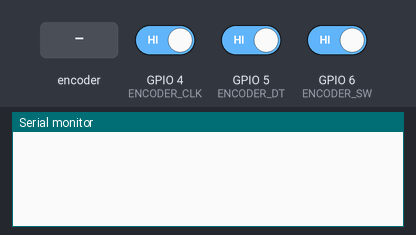
Simulated run of this sketch. Board: ESP32-S3. Shown: the last lines printed to the serial monitor. Inputs (shaded band) come from the test bench; at power-on: GPIO 6 (ENCODER_SW) HIGH, GPIO 4 (ENCODER_CLK) HIGH, GPIO 5 (ENCODER_DT) HIGH.

Above: at 1.2 s.
1.3 s: rotary encoder on GPIO 4 (ENCODER_CLK) / GPIO 5 (ENCODER_DT) turned 1 step (first pin leading)
At 1.8 s:
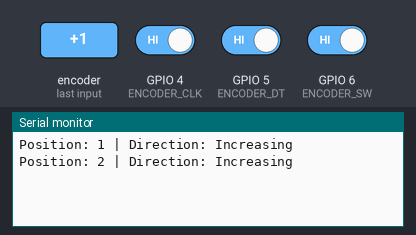
3.0 s: GPIO 6 (ENCODER_SW) driven LOW
At 3.6 s:
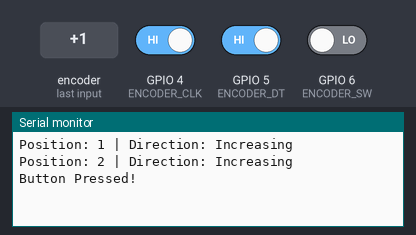
4.5 s: rotary encoder on GPIO 4 (ENCODER_CLK) / GPIO 5 (ENCODER_DT) turned 2 steps (second pin leading)
At 5.3 s:
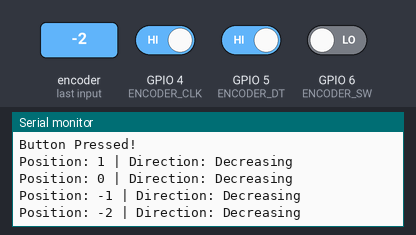
Timing chart, 0 to 7.5 s (numbered marks = the images above; inputs shaded):
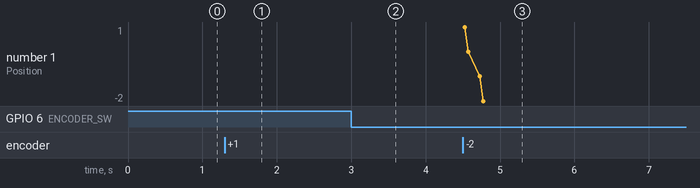

The sketch:

rotatyEncoder.ino
```cpp
#define ENCODER_CLK 4
#define ENCODER_DT 5
#define ENCODER_SW 6  // Button Pin

volatile int position = 0;
volatile int direction = 0;
bool buttonPressed = false;

void IRAM_ATTR readEncoder() {
if (digitalRead(ENCODER_CLK) == digitalRead(ENCODER_DT))
{
  position--;  // Counter-clockwise
  direction = -1;
} else
{
  position++;  // Clockwise
  direction = 1;
}
}

void IRAM_ATTR buttonISR() {
buttonPressed = true;  // Set flag when button is pressed
}

void setup() {
Serial.begin(115200);
pinMode(ENCODER_CLK, INPUT_PULLUP);
pinMode(ENCODER_DT, INPUT_PULLUP);
pinMode(ENCODER_SW, INPUT_PULLUP);

attachInterrupt(digitalPinToInterrupt(ENCODER_CLK), readEncoder, CHANGE);
attachInterrupt(digitalPinToInterrupt(ENCODER_SW), buttonISR, FALLING);
}

void loop() {
static int lastPosition = 0;

// Print position update
if (lastPosition != position) {
  Serial.print("Position: ");
  Serial.print(position);
  Serial.print(" | Direction: ");
  Serial.println(direction == 1 ? "Increasing" : "Decreasing");
  lastPosition = position;
}

// Print button press message
if (buttonPressed) {
  Serial.println("Button Pressed!");
  buttonPressed = false;  // Reset flag
}
}
```

Measured:
- after the input at 1.3 s, the serial monitor: prints a new line at once (image 1)
- after the input at 3.0 s, the serial monitor: prints a new line at once (image 2)
- after the input at 4.5 s, the serial monitor: prints a new line at once (image 3)
